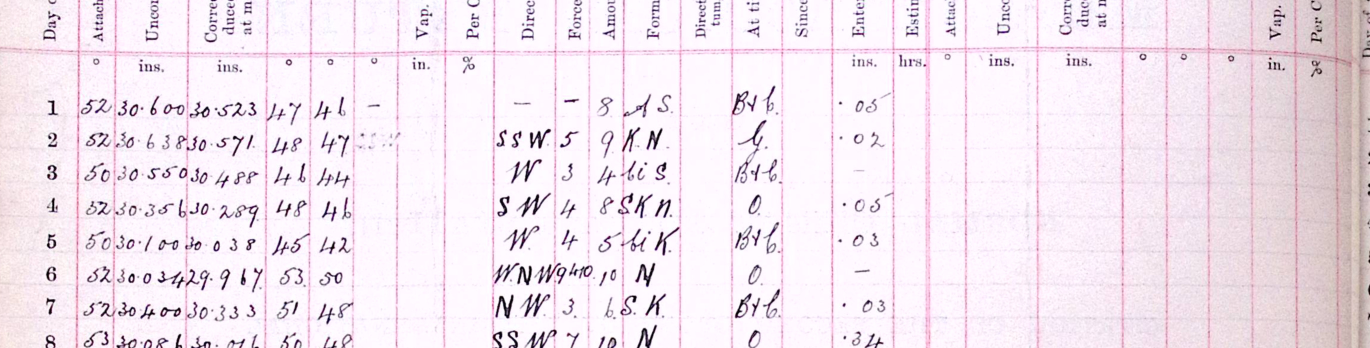
#> input picture crops/MO-9_1_029_c_rows01-06.png, 2740 x 696 px (shown at 1/2 size)
$ python crop_utils.py ../crops/MO-9_1_029_c_rows01-06.png out.png
#> lines starting #> are read from the running program, lines starting #| are printed output that depends on the picture
"""
Preprocessing: split the two-page TIFF scan into the left observation table,
then slice that into row-bands (a handful of rows per crop) so a small VLM
on an 8GB card can actually resolve individual handwritten digits instead
of losing them in a full 31-row table.

Preprocessing chain: deskew (page curvature/binding skew), CLAHE contrast
enhancement (local contrast lift for faint pencil/ink on aged paper),
sharpen, and upscale before slicing. Row slicing uses uniform spacing
(h / n_rows) -- no gridline detection here, kept deliberately simple so
we can isolate how much preprocessing alone changes model performance
before adding more moving parts.

Tune CROP_* constants by eye once for your scanner/form layout -- they don't
need to be perfect, just consistent across a batch of sheets from the same
register (same printed form layout repeats across the whole volume).

Calibration note: bottom_frac must end right after the last data row (row 31)
and before the "Sums" row -- including Sums/Means/footer rows in the crop
height throws off row_h = h / n_rows and causes progressive row misalignment
that gets worse toward the bottom of the page. Verified bottom_frac=0.70 for
MO-9_1_029_c.tif's layout; recalibrate per scan batch if it differs.
"""
import os
import numpy as np
import cv2
from PIL import Image, ImageEnhance

Image.MAX_IMAGE_PIXELS = None  # large scans are expected


def load_page(tif_path: str) -> Image.Image:
    return Image.open(tif_path).convert("RGB")


def split_spread(im: Image.Image, left_frac: float = 0.5):
    """Split a two-page spread into left and right page images."""
    w, h = im.size
    split_x = int(w * left_frac)
    left = im.crop((0, 0, split_x, h))
    right = im.crop((split_x, 0, w, h))
    return left, right


def deskew(im: Image.Image, max_angle: float = 5.0) -> Image.Image:
    """
    Correct small rotational skew from scanning/binding curvature.
    Estimates skew from the dominant horizontal ruled lines on the form
    (these registers have strong printed rule lines, which give a much
    more reliable skew signal than the handwriting itself).
    """
    gray = cv2.cvtColor(np.array(im), cv2.COLOR_RGB2GRAY)
    edges = cv2.Canny(gray, 50, 150, apertureSize=3)
    lines = cv2.HoughLinesP(edges, 1, np.pi / 180, threshold=200,
                             minLineLength=gray.shape[1] // 3, maxLineGap=20)
    if lines is None:
        return im  # no confident line signal, skip rather than risk a bad rotation

    angles = []
    for x1, y1, x2, y2 in lines[:, 0]:
        angle = np.degrees(np.arctan2(y2 - y1, x2 - x1))
        if abs(angle) < max_angle:  # ignore near-vertical lines (column rules)
            angles.append(angle)

    if not angles:
        return im

    median_angle = float(np.median(angles))
    if abs(median_angle) < 0.1:
        return im  # not worth the resample

    return im.rotate(median_angle, resample=Image.BICUBIC, fillcolor=(255, 255, 255))


def enhance_contrast(im: Image.Image, clip_limit: float = 2.0) -> Image.Image:
    """
    CLAHE (local contrast enhancement) to lift faint pencil/ink strokes off
    an aged/uneven paper background, without blowing out already-dark ink.
    Applied on the L channel only so colors (if any annotations use colored
    ink) aren't distorted.
    """
    arr = cv2.cvtColor(np.array(im), cv2.COLOR_RGB2LAB)
    l, a, b = cv2.split(arr)
    clahe = cv2.createCLAHE(clipLimit=clip_limit, tileGridSize=(8, 8))
    l = clahe.apply(l)
    arr = cv2.merge((l, a, b))
    return Image.fromarray(cv2.cvtColor(arr, cv2.COLOR_LAB2RGB))


def sharpen(im: Image.Image, factor: float = 1.5) -> Image.Image:
    """Mild unsharp-mask style sharpening to crisp up thin pencil strokes."""
    return ImageEnhance.Sharpness(im).enhance(factor)


def upscale(im: Image.Image, min_row_px: int = 60, row_h_px: float = None) -> Image.Image:
    """
    Upscale so each printed row is at least `min_row_px` tall in the final
    crop. VLM vision encoders downsample internally regardless of input
    size, but a too-small source image means the digit is already lost
    before the model sees it -- upscaling low-res scans gives the encoder
    more real signal to work with (this doesn't invent detail, but it
    avoids extra loss from aggressive downstream resizing).
    """
    if row_h_px is None or row_h_px >= min_row_px:
        return im
    scale = min_row_px / row_h_px
    w, h = im.size
    return im.resize((int(w * scale), int(h * scale)), resample=Image.LANCZOS)


def crop_table_region(page_im: Image.Image, top_frac: float, bottom_frac: float,
                       left_frac: float = 0.0, right_frac: float = 1.0) -> Image.Image:
    """Crop out the data-table region, dropping headers/margins/notes."""
    w, h = page_im.size
    box = (
        int(w * left_frac),
        int(h * top_frac),
        int(w * right_frac),
        int(h * bottom_frac),
    )
    return page_im.crop(box)


def slice_row_bands(table_im: Image.Image, n_rows: int, rows_per_band: int = 6,
                     overlap_rows: int = 1):
    """
    Slice a cropped table image into horizontal bands of `rows_per_band` data
    rows each, with a 1-row overlap so digits split across a band boundary
    aren't cut in half. Assumes rows are evenly spaced top-to-bottom in the
    crop -- this holds as long as top_frac/bottom_frac tightly bound the
    actual data rows (see calibration note at top of file).

    Returns list of (band_image, first_row_idx, last_row_idx) -- 1-indexed
    row numbers matching "day of month".
    """
    w, h = table_im.size
    row_h = h / n_rows
    bands = []
    row = 1
    while row <= n_rows:
        last_row = min(row + rows_per_band - 1, n_rows)
        top = max(0, int((row - 1 - overlap_rows) * row_h)) if row > 1 else 0
        bottom = min(h, int((last_row + overlap_rows) * row_h))
        band_im = table_im.crop((0, top, w, bottom))
        bands.append((band_im, row, last_row))
        row = last_row + 1
    return bands


def preprocess_page(page_im: Image.Image, do_deskew: bool = True,
                     do_contrast: bool = True, do_sharpen: bool = True) -> Image.Image:
    """Apply the preprocessing chain in the order that matters: deskew
    first (geometry), then contrast/sharpen (pixel values), so contrast
    enhancement isn't wasted on a misaligned image."""
    im = page_im
    if do_deskew:
        im = deskew(im)
    if do_contrast:
        im = enhance_contrast(im)
    if do_sharpen:
        im = sharpen(im)
    return im


def prepare_crops(tif_path: str, out_dir: str, rows_per_band: int = 6,
                   preprocess: bool = True, min_row_px: int = 60):
    """
    Full pipeline: load -> split spread -> preprocess (deskew/contrast/sharpen)
    -> crop left-page table region -> upscale if needed -> slice into
    row-bands -> save to disk.
    """
    os.makedirs(out_dir, exist_ok=True)
    im = load_page(tif_path)
#> in load_page, returned value is the input picture: PIL image 2740x696 RGB; mean R, G, B 241.6, 229.5, 238.5
    left_page, right_page = split_spread(im)
#> in split_spread, `right = im.crop((split_x, 0, w, h))`:
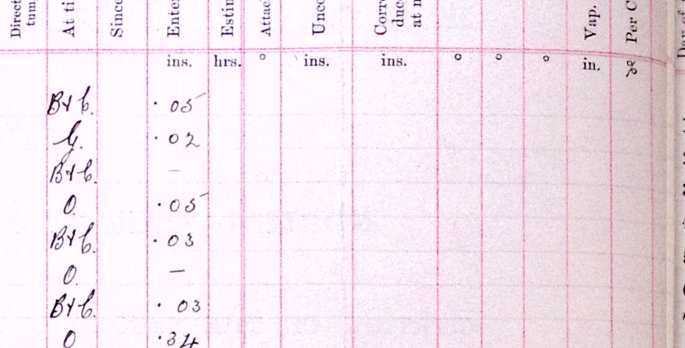
#> right: PIL image 1370x696 RGB (shown at 1/2 size); mean R, G, B 241.8, 228.5, 237.1

    if preprocess:
        left_page = preprocess_page(left_page)
#> in deskew, `edges = cv2.Canny(gray, 50, 150, apertureSize=3)`:
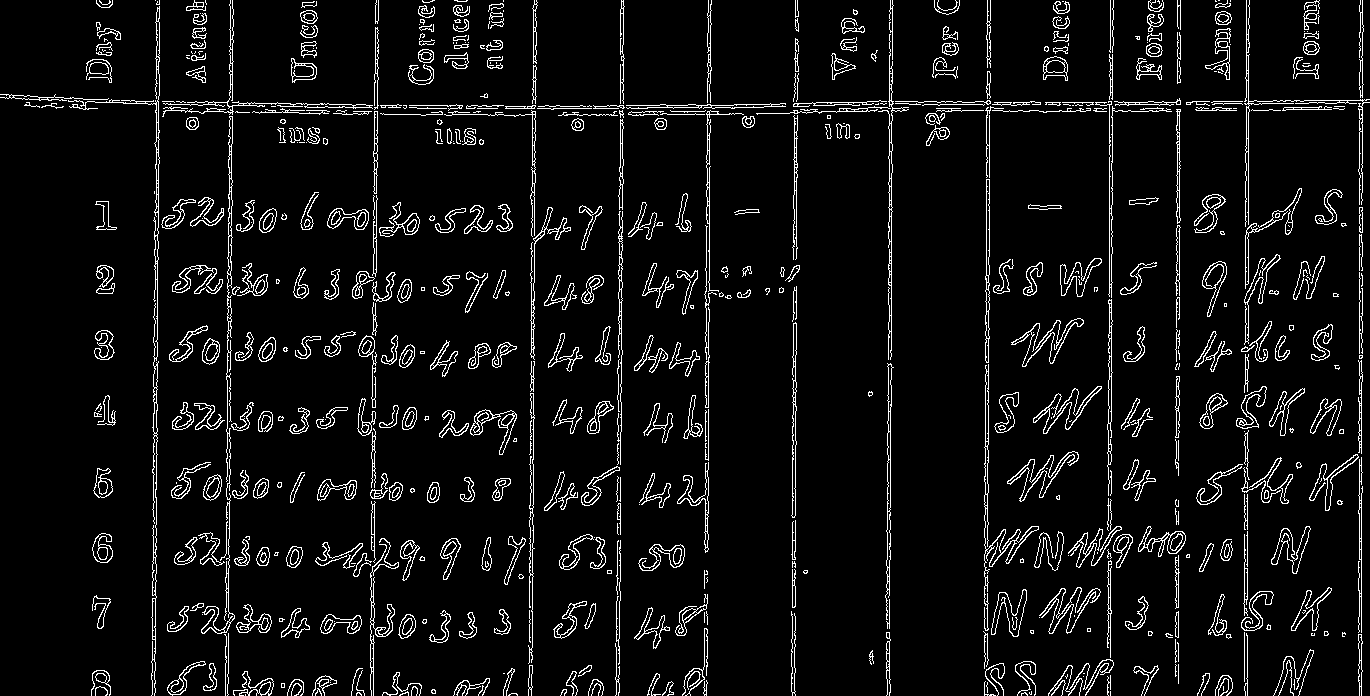
#> edges: shape (696, 1370); 6.3% white in thin lines or dots
#> in deskew, `lines = cv2.HoughLinesP(edges, 1, np.pi / 180, threshold=200, minLineL..`: lines = [[1359, 695, 1359, 5], [734, 104, 1261, 104], [1248, 490, 1248, 5], [374, 642, 374, 74], [706, 695, 706, 155]]
#> the loop in deskew, `for x1, y1, x2, y2 in lines[:, 0]:` made 5 passes
#> (x1, y1, x2, y2, angle) on passes 1 to 5: (1359, 695, 1359, 5, -90), (734, 104, 1261, 104, 0), (1248, 490, 1248, 5, -90), (374, 642, 374, 74, -90), (706, 695, 706, 155, -90)
#> after the loop in deskew, `for x1, y1, x2, y2 in lines[:, 0]:`: angles = [0]
#> in deskew, `median_angle = float(np.median(angles))`: median_angle = 0
#> in enhance_contrast, `l, a, b = cv2.split(arr)`:
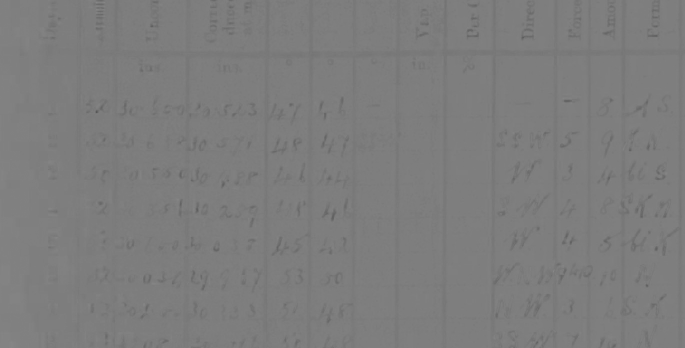
#> b: shape (696, 1370) (shown at 1/2 size); min 80, max 137, mean 124.8
#> in enhance_contrast, `l = clahe.apply(l)`:
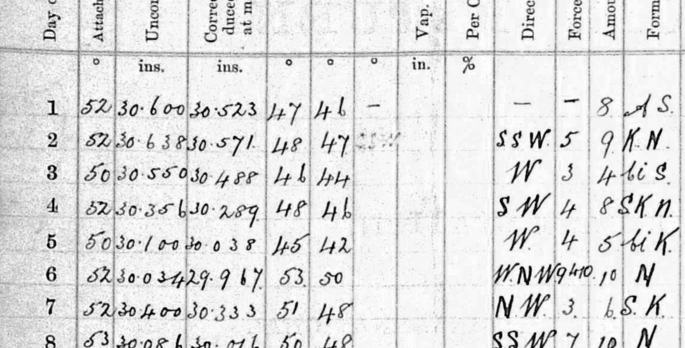
#> l: shape (696, 1370) (shown at 1/2 size); min 1, max 255, mean 223.5

    # Calibrated against MO-9_1_029_c.tif's layout: table data starts below
    # the column-header block and ends right after row 31, before "Sums".
    table = crop_table_region(left_page, top_frac=0.17, bottom_frac=0.70)
#> in crop_table_region, `return page_im.crop(box)`:
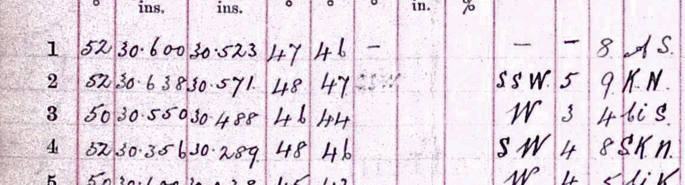
#> returned value: PIL image 1370x369 RGB (shown at 1/2 size); mean R, G, B 229.6, 219.1, 228

    n_rows = 31
    row_h_px = table.size[1] / n_rows
    table = upscale(table, min_row_px=min_row_px, row_h_px=row_h_px)

    bands = slice_row_bands(table, n_rows=n_rows, rows_per_band=rows_per_band)
#> the loop in slice_row_bands, `while row <= n_rows:` made 6 passes
#> pass 1, in slice_row_bands, `band_im = table_im.crop((0, top, w, bottom))`:
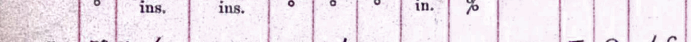
#> band_im: PIL image 6905x420 RGB (shown at 1/10 size); mean R, G, B 239.3, 229.5, 237.6
#> pass 3, in slice_row_bands, `band_im = table_im.crop((0, top, w, bottom))`:
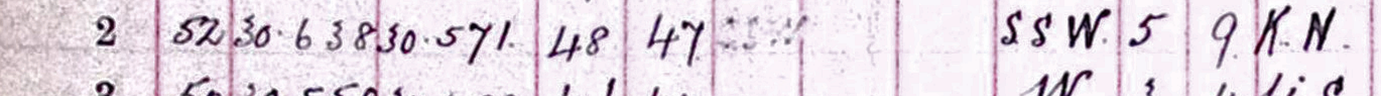
#> band_im: PIL image 6905x480 RGB (shown at 1/5 size); mean R, G, B 227.8, 217.1, 226.3
#> after the loop in slice_row_bands, `while row <= n_rows:`: bands = 6 items
#> bands = 6 items
    paths = []
    base = os.path.splitext(os.path.basename(tif_path))[0]
    for band_im, first_row, last_row in bands:
        fname = f"{base}_rows{first_row:02d}-{last_row:02d}.png"
        fpath = os.path.join(out_dir, fname)
        band_im.save(fpath)
        paths.append((fpath, first_row, last_row))
#> this loop made 6 passes
#> (first_row, last_row, fname) on passes 1 to 6: (1, 6, 'MO-9_1_029_c_rows01-06_rows01-06.png'), (7, 12, 'MO-9_1_029_c_rows01-06_rows07-12.png'), (13, 18, 'MO-9_1_029_c_rows01-06_rows13-18.png'), (19, 24, 'MO-9_1_029_c_rows01-06_rows19-24.png'), (25, 30, 'MO-9_1_029_c_rows01-06_rows25-30.png'), (31, 31, 'MO-9_1_029_c_rows01-06_rows31-31.png')
#> after the loop, paths = 6 items
    return paths


if __name__ == "__main__":
    import sys
    script_dir = os.path.dirname(os.path.abspath(__file__))
    tif = sys.argv[1] if len(sys.argv) > 1 else os.path.join(script_dir, "MO-9_1_029_c.tif")
    out = sys.argv[2] if len(sys.argv) > 2 else os.path.join(script_dir, "crops")
    crops = prepare_crops(tif, out)
#> crops = 6 items
    for p, f, l in crops:
        print(f"rows {f:02d}-{l:02d} -> {p}")
#> this loop made 6 passes
#> (f, l) on passes 1 to 6: (1, 6), (7, 12), (13, 18), (19, 24), (25, 30), (31, 31)
#> (printed output is left out)

$ run again, on crops/MO-9_1_029_c_rows13-18.png
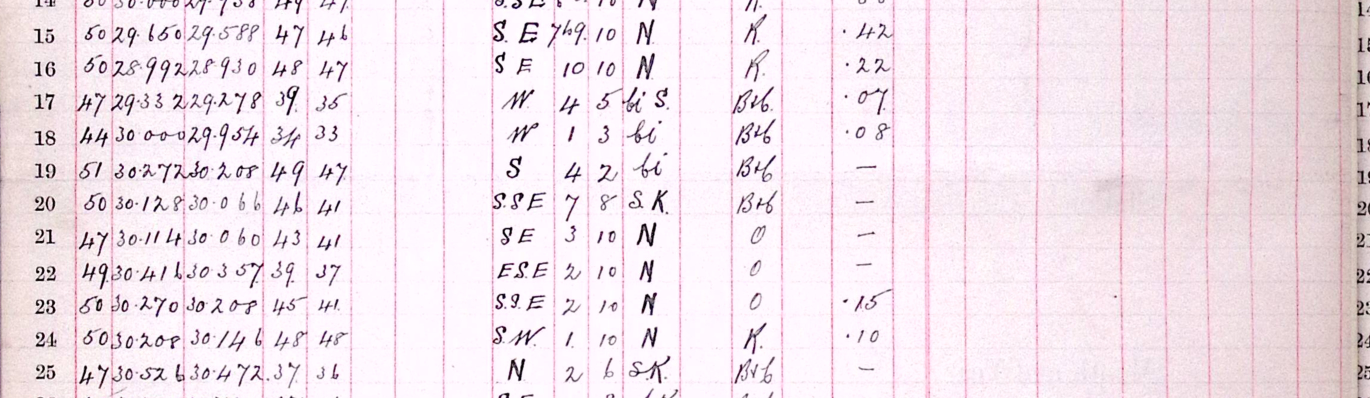
#> input picture crops/MO-9_1_029_c_rows13-18.png, 2740 x 796 px (shown at 1/2 size)
#> in load_page, returned value is the input picture: PIL image 2740x796 RGB; mean R, G, B 240.6, 227.2, 234.9
#> in deskew, `edges = cv2.Canny(gray, 50, 150, apertureSize=3)`:
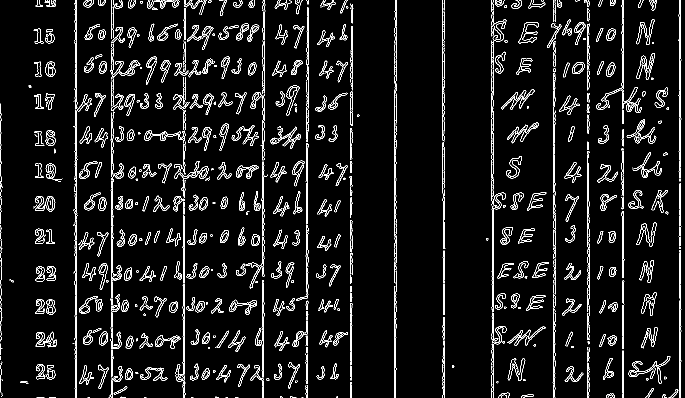
#> edges: shape (796, 1370) (shown at 1/2 size); 6.2% white in thin lines or dots
#> lines = 18 rows, first 6: [1361, 795, 1361, 0], [986, 795, 986, 0], [789, 793, 789, 22], [1244, 795, 1244, 0], [150, 795, 150, 0], [1247, 795, 1247, 3]
#> the loop in deskew, `for x1, y1, x2, y2 in lines[:, 0]:` made 18 passes
#> after the loop in deskew, `for x1, y1, x2, y2 in lines[:, 0]:`: angles = []
#> the loop in slice_row_bands, `while row <= n_rows:` made 6 passes
#> pass 3, in slice_row_bands, `band_im = table_im.crop((0, top, w, bottom))`:
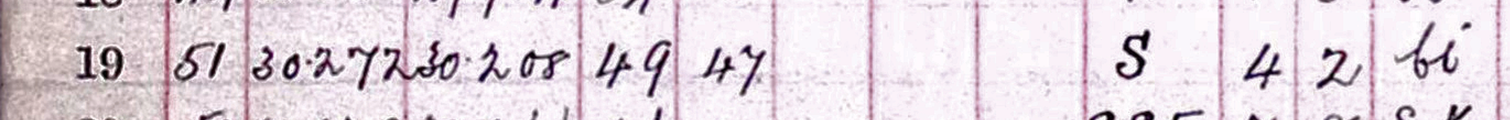
#> band_im: PIL image 6038x480 RGB (shown at 1/4 size); mean R, G, B 226.4, 215, 222.8
#> after the loop in slice_row_bands, `while row <= n_rows:`: bands = 6 items
#> the loop in prepare_crops, `for band_im, first_row, last_row in bands:` made 6 passes
#> (first_row, last_row, fname) on passes 1 to 6: (1, 6, 'MO-9_1_029_c_rows13-18_rows01-06.png'), (7, 12, 'MO-9_1_029_c_rows13-18_rows07-12.png'), (13, 18, 'MO-9_1_029_c_rows13-18_rows13-18.png'), (19, 24, 'MO-9_1_029_c_rows13-18_rows19-24.png'), (25, 30, 'MO-9_1_029_c_rows13-18_rows25-30.png'), (31, 31, 'MO-9_1_029_c_rows13-18_rows31-31.png')
#> the loop `for p, f, l in crops:` made 6 passes
#> (f, l) on passes 1 to 6: (1, 6), (7, 12), (13, 18), (19, 24), (25, 30), (31, 31)
#> (printed output is left out)

$ run again, on crops/MO-9_1_029_c_rows19-24.png
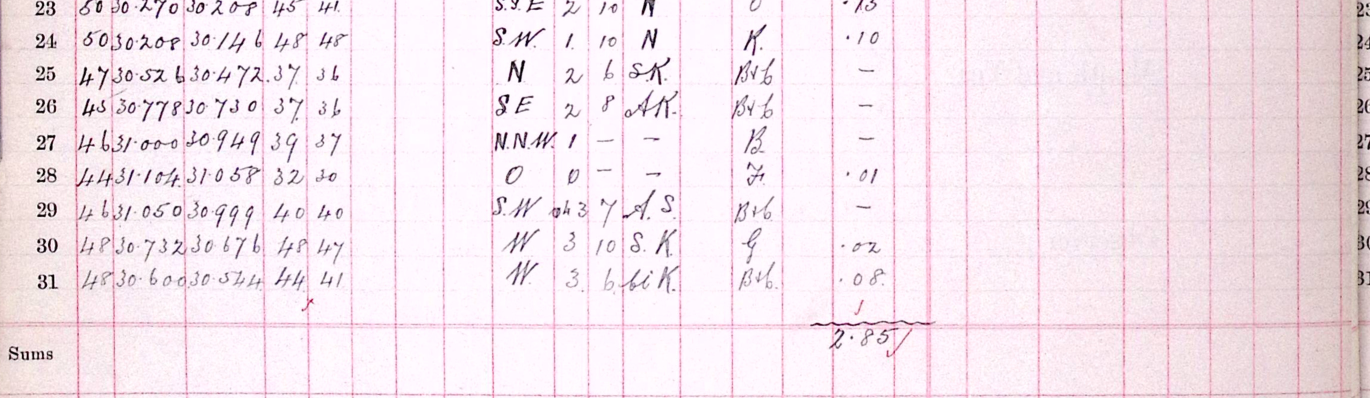
#> input picture crops/MO-9_1_029_c_rows19-24.png, 2740 x 796 px (shown at 1/2 size)
#> in load_page, returned value is the input picture: PIL image 2740x796 RGB; mean R, G, B 243.5, 229.4, 236.8
#> in deskew, `edges = cv2.Canny(gray, 50, 150, apertureSize=3)`:
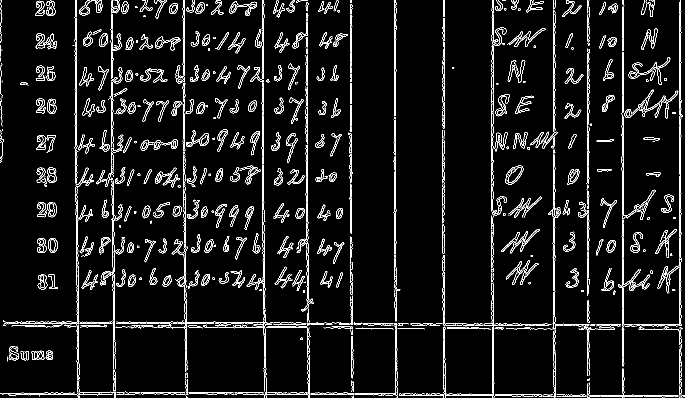
#> edges: shape (796, 1370) (shown at 1/2 size); 6% white in thin lines or dots
#> lines = 16 rows, first 6: [1247, 794, 1247, 0], [1361, 794, 1361, 0], [1244, 795, 1244, 0], [791, 548, 791, 0], [1109, 704, 1109, 7], [1177, 790, 1177, 35]
#> the loop in deskew, `for x1, y1, x2, y2 in lines[:, 0]:` made 16 passes
#> (x1, y1, x2, y2, angle) on passes 1 to 8: (1247, 794, 1247, 0, -90), (1361, 794, 1361, 0, -90), (1244, 795, 1244, 0, -90), (791, 548, 791, 0, -90), (1109, 704, 1109, 7, -90), (1177, 790, 1177, 35, -90), (703, 514, 703, 0, -90), (1359, 795, 1359, 4, -90)
#> after the loop in deskew, `for x1, y1, x2, y2 in lines[:, 0]:`: angles = [0]
#> median_angle = 0
#> the loop in slice_row_bands, `while row <= n_rows:` made 6 passes
#> pass 3, in slice_row_bands, `band_im = table_im.crop((0, top, w, bottom))`:
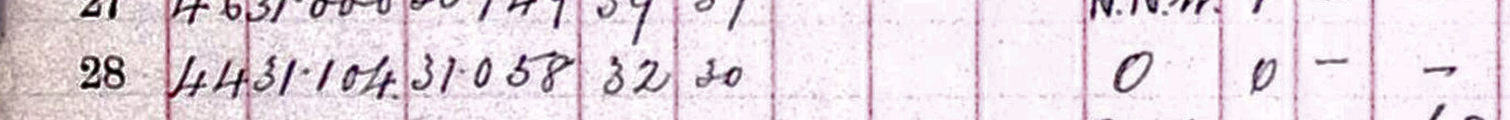
#> band_im: PIL image 6038x480 RGB (shown at 1/4 size); mean R, G, B 229.8, 218.5, 225.8
#> after the loop in slice_row_bands, `while row <= n_rows:`: bands = 6 items
#> the loop in prepare_crops, `for band_im, first_row, last_row in bands:` made 6 passes
#> (first_row, last_row, fname) on passes 1 to 6: (1, 6, 'MO-9_1_029_c_rows19-24_rows01-06.png'), (7, 12, 'MO-9_1_029_c_rows19-24_rows07-12.png'), (13, 18, 'MO-9_1_029_c_rows19-24_rows13-18.png'), (19, 24, 'MO-9_1_029_c_rows19-24_rows19-24.png'), (25, 30, 'MO-9_1_029_c_rows19-24_rows25-30.png'), (31, 31, 'MO-9_1_029_c_rows19-24_rows31-31.png')
#> the loop `for p, f, l in crops:` made 6 passes
#> (f, l) on passes 1 to 6: (1, 6), (7, 12), (13, 18), (19, 24), (25, 30), (31, 31)
#> (printed output is left out)
